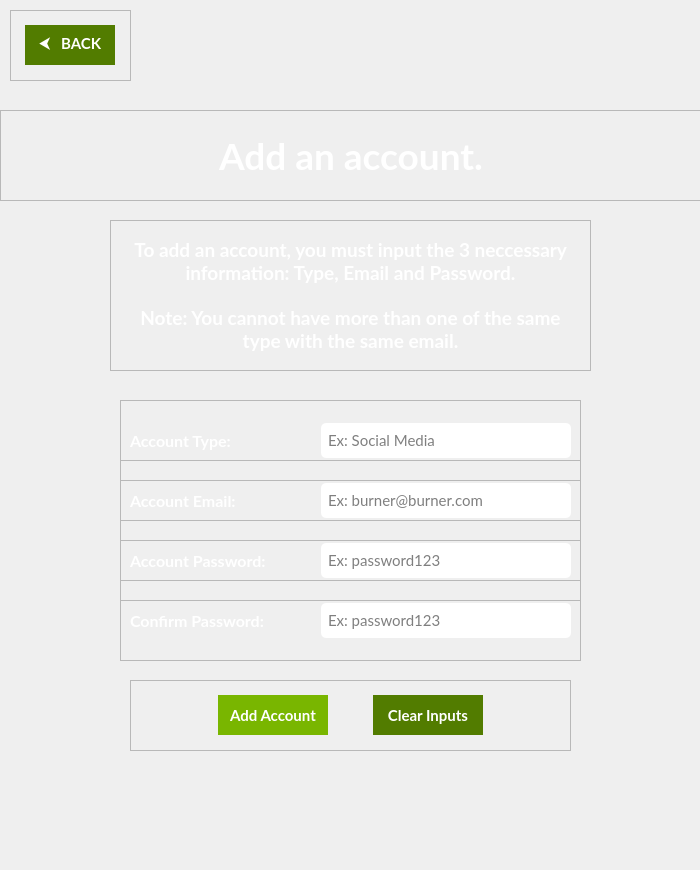
<?xml version="1.0" encoding="UTF-8"?>
<ui version="4.0">
 <class>AddAccountWindow</class>
 <widget class="QMainWindow" name="AddAccountWindow">
  <property name="geometry">
   <rect>
    <x>0</x>
    <y>0</y>
    <width>700</width>
    <height>870</height>
   </rect>
  </property>
  <property name="minimumSize">
   <size>
    <width>700</width>
    <height>870</height>
   </size>
  </property>
  <property name="maximumSize">
   <size>
    <width>700</width>
    <height>870</height>
   </size>
  </property>
  <property name="windowTitle">
   <string>AccountGuard - Add Account Window</string>
  </property>
  <property name="windowIcon">
   <iconset resource="../assets/qrc/app-icon.qrc">
    <normaloff>:/newPrefix/imgs/lock-logo.ico</normaloff>:/newPrefix/imgs/lock-logo.ico</iconset>
  </property>
  <property name="styleSheet">
   <string notr="true">border-image: url(:/newPrefix/imgs/bg.png);</string>
  </property>
  <widget class="QWidget" name="centralwidget">
   <widget class="QFrame" name="addAccountWindow_BackBtnFrame">
    <property name="geometry">
     <rect>
      <x>10</x>
      <y>10</y>
      <width>121</width>
      <height>71</height>
     </rect>
    </property>
    <property name="styleSheet">
     <string notr="true">QFrame {
	background-color: none;
	border-image: none;
}</string>
    </property>
    <property name="frameShape">
     <enum>QFrame::StyledPanel</enum>
    </property>
    <property name="frameShadow">
     <enum>QFrame::Raised</enum>
    </property>
    <layout class="QHBoxLayout" name="horizontalLayout_2">
     <item>
      <layout class="QHBoxLayout" name="horizontalLayout">
       <item>
        <widget class="QPushButton" name="addAccountWindow_BackBtn">
         <property name="minimumSize">
          <size>
           <width>90</width>
           <height>40</height>
          </size>
         </property>
         <property name="maximumSize">
          <size>
           <width>80</width>
           <height>16777215</height>
          </size>
         </property>
         <property name="font">
          <font>
           <family>Lato</family>
           <pointsize>11</pointsize>
           <weight>75</weight>
           <bold>true</bold>
          </font>
         </property>
         <property name="cursor">
          <cursorShape>PointingHandCursor</cursorShape>
         </property>
         <property name="styleSheet">
          <string notr="true">QPushButton {
	background-color: #527C00;
	border-image: none;
	border: none;
	color: white;
}

QPushButton::hover {
	background-color: #335413;
}</string>
         </property>
         <property name="text">
          <string>  ⮜   BACK  </string>
         </property>
        </widget>
       </item>
      </layout>
     </item>
    </layout>
   </widget>
   <widget class="QFrame" name="addAccountWindow_HeadingFrame">
    <property name="geometry">
     <rect>
      <x>0</x>
      <y>110</y>
      <width>701</width>
      <height>91</height>
     </rect>
    </property>
    <property name="styleSheet">
     <string notr="true">QFrame {
	border-image: none;
	background-color: none;
}</string>
    </property>
    <property name="frameShape">
     <enum>QFrame::StyledPanel</enum>
    </property>
    <property name="frameShadow">
     <enum>QFrame::Raised</enum>
    </property>
    <layout class="QHBoxLayout" name="horizontalLayout_4">
     <item>
      <layout class="QHBoxLayout" name="horizontalLayout_3">
       <item>
        <spacer name="horizontalSpacer">
         <property name="orientation">
          <enum>Qt::Horizontal</enum>
         </property>
         <property name="sizeHint" stdset="0">
          <size>
           <width>40</width>
           <height>20</height>
          </size>
         </property>
        </spacer>
       </item>
       <item>
        <widget class="QLabel" name="addAccountWindow_HeadingLabel">
         <property name="font">
          <font>
           <family>Lato</family>
           <pointsize>28</pointsize>
           <weight>75</weight>
           <bold>true</bold>
          </font>
         </property>
         <property name="styleSheet">
          <string notr="true">QLabel {
	color: white;
}</string>
         </property>
         <property name="text">
          <string>Add an account.</string>
         </property>
         <property name="alignment">
          <set>Qt::AlignCenter</set>
         </property>
        </widget>
       </item>
       <item>
        <spacer name="horizontalSpacer_2">
         <property name="orientation">
          <enum>Qt::Horizontal</enum>
         </property>
         <property name="sizeHint" stdset="0">
          <size>
           <width>40</width>
           <height>20</height>
          </size>
         </property>
        </spacer>
       </item>
      </layout>
     </item>
    </layout>
   </widget>
   <widget class="QFrame" name="addAccountWindow_TextFrame">
    <property name="geometry">
     <rect>
      <x>110</x>
      <y>220</y>
      <width>481</width>
      <height>151</height>
     </rect>
    </property>
    <property name="styleSheet">
     <string notr="true">QFrame {
	border-image: none;
	background-color: none;
}</string>
    </property>
    <property name="frameShape">
     <enum>QFrame::StyledPanel</enum>
    </property>
    <property name="frameShadow">
     <enum>QFrame::Raised</enum>
    </property>
    <layout class="QVBoxLayout" name="verticalLayout_2">
     <item>
      <layout class="QVBoxLayout" name="verticalLayout">
       <item>
        <spacer name="verticalSpacer_2">
         <property name="orientation">
          <enum>Qt::Vertical</enum>
         </property>
         <property name="sizeHint" stdset="0">
          <size>
           <width>20</width>
           <height>40</height>
          </size>
         </property>
        </spacer>
       </item>
       <item>
        <widget class="QLabel" name="addAccountWindow_TextLabel1">
         <property name="font">
          <font>
           <family>Lato</family>
           <pointsize>14</pointsize>
           <weight>75</weight>
           <bold>true</bold>
          </font>
         </property>
         <property name="styleSheet">
          <string notr="true">QLabel {
	color: white;
}</string>
         </property>
         <property name="text">
          <string>To add an account, you must input the 3 neccessary information: Type, Email and Password.</string>
         </property>
         <property name="alignment">
          <set>Qt::AlignCenter</set>
         </property>
         <property name="wordWrap">
          <bool>true</bool>
         </property>
        </widget>
       </item>
       <item>
        <spacer name="verticalSpacer_3">
         <property name="orientation">
          <enum>Qt::Vertical</enum>
         </property>
         <property name="sizeHint" stdset="0">
          <size>
           <width>20</width>
           <height>40</height>
          </size>
         </property>
        </spacer>
       </item>
       <item>
        <spacer name="verticalSpacer_4">
         <property name="orientation">
          <enum>Qt::Vertical</enum>
         </property>
         <property name="sizeHint" stdset="0">
          <size>
           <width>20</width>
           <height>40</height>
          </size>
         </property>
        </spacer>
       </item>
       <item>
        <widget class="QLabel" name="addAccountWindow_TextLabel2">
         <property name="font">
          <font>
           <family>Lato</family>
           <pointsize>14</pointsize>
           <weight>75</weight>
           <bold>true</bold>
          </font>
         </property>
         <property name="styleSheet">
          <string notr="true">QLabel {
	color: white;
}</string>
         </property>
         <property name="text">
          <string>Note: You cannot have more than one of the same type with the same email.</string>
         </property>
         <property name="alignment">
          <set>Qt::AlignCenter</set>
         </property>
         <property name="wordWrap">
          <bool>true</bool>
         </property>
        </widget>
       </item>
       <item>
        <spacer name="verticalSpacer">
         <property name="orientation">
          <enum>Qt::Vertical</enum>
         </property>
         <property name="sizeHint" stdset="0">
          <size>
           <width>20</width>
           <height>40</height>
          </size>
         </property>
        </spacer>
       </item>
      </layout>
     </item>
    </layout>
   </widget>
   <widget class="QFrame" name="addAccountWindow_InputFrame2">
    <property name="geometry">
     <rect>
      <x>120</x>
      <y>460</y>
      <width>461</width>
      <height>81</height>
     </rect>
    </property>
    <property name="styleSheet">
     <string notr="true">QFrame {
	border-image: none;
	background-color: none;
}</string>
    </property>
    <property name="frameShape">
     <enum>QFrame::StyledPanel</enum>
    </property>
    <property name="frameShadow">
     <enum>QFrame::Raised</enum>
    </property>
    <layout class="QHBoxLayout" name="horizontalLayout_8">
     <item>
      <layout class="QHBoxLayout" name="horizontalLayout_7">
       <item>
        <widget class="QLabel" name="addAccountWindow_InputLabel2">
         <property name="font">
          <font>
           <family>Lato</family>
           <pointsize>12</pointsize>
           <weight>75</weight>
           <bold>true</bold>
          </font>
         </property>
         <property name="styleSheet">
          <string notr="true">QLabel {
	color: white;
}</string>
         </property>
         <property name="text">
          <string>Account Email:</string>
         </property>
        </widget>
       </item>
       <item>
        <spacer name="horizontalSpacer_4">
         <property name="orientation">
          <enum>Qt::Horizontal</enum>
         </property>
         <property name="sizeHint" stdset="0">
          <size>
           <width>40</width>
           <height>20</height>
          </size>
         </property>
        </spacer>
       </item>
       <item>
        <widget class="QLineEdit" name="addAccountWindow_AccountEmailLE">
         <property name="minimumSize">
          <size>
           <width>250</width>
           <height>35</height>
          </size>
         </property>
         <property name="maximumSize">
          <size>
           <width>250</width>
           <height>35</height>
          </size>
         </property>
         <property name="font">
          <font>
           <family>Lato</family>
           <pointsize>11</pointsize>
          </font>
         </property>
         <property name="styleSheet">
          <string notr="true">QLineEdit {
	border-image: none;
	background-color: white;
	padding-left: 5px;
	padding-right: 5px;
	border: none;
	border-radius: 5px;
}</string>
         </property>
         <property name="text">
          <string/>
         </property>
         <property name="placeholderText">
          <string>Ex: burner@burner.com</string>
         </property>
        </widget>
       </item>
      </layout>
     </item>
    </layout>
   </widget>
   <widget class="QFrame" name="addAccountWindow_InputFrame1">
    <property name="geometry">
     <rect>
      <x>120</x>
      <y>400</y>
      <width>461</width>
      <height>81</height>
     </rect>
    </property>
    <property name="styleSheet">
     <string notr="true">QFrame {
	border-image: none;
	background-color: none;
}</string>
    </property>
    <property name="frameShape">
     <enum>QFrame::StyledPanel</enum>
    </property>
    <property name="frameShadow">
     <enum>QFrame::Raised</enum>
    </property>
    <layout class="QHBoxLayout" name="horizontalLayout_6">
     <item>
      <layout class="QHBoxLayout" name="horizontalLayout_5">
       <item>
        <widget class="QLabel" name="addAccountWindow_InputLabel1">
         <property name="font">
          <font>
           <family>Lato</family>
           <pointsize>12</pointsize>
           <weight>75</weight>
           <bold>true</bold>
          </font>
         </property>
         <property name="styleSheet">
          <string notr="true">QLabel {
	color: white;
}</string>
         </property>
         <property name="text">
          <string>Account Type:</string>
         </property>
        </widget>
       </item>
       <item>
        <spacer name="horizontalSpacer_3">
         <property name="orientation">
          <enum>Qt::Horizontal</enum>
         </property>
         <property name="sizeHint" stdset="0">
          <size>
           <width>40</width>
           <height>20</height>
          </size>
         </property>
        </spacer>
       </item>
       <item>
        <widget class="QLineEdit" name="addAccountWindow_AccountTypeLE">
         <property name="minimumSize">
          <size>
           <width>250</width>
           <height>35</height>
          </size>
         </property>
         <property name="maximumSize">
          <size>
           <width>250</width>
           <height>35</height>
          </size>
         </property>
         <property name="font">
          <font>
           <family>Lato</family>
           <pointsize>11</pointsize>
          </font>
         </property>
         <property name="styleSheet">
          <string notr="true">QLineEdit {
	border-image: none;
	background-color: white;
	padding-left: 5px;
	padding-right: 5px;
	border: none;
	border-radius: 5px;
}</string>
         </property>
         <property name="text">
          <string/>
         </property>
         <property name="placeholderText">
          <string>Ex: Social Media</string>
         </property>
        </widget>
       </item>
      </layout>
     </item>
    </layout>
   </widget>
   <widget class="QFrame" name="addAccountWindow_InputFrame3">
    <property name="geometry">
     <rect>
      <x>120</x>
      <y>520</y>
      <width>461</width>
      <height>81</height>
     </rect>
    </property>
    <property name="styleSheet">
     <string notr="true">QFrame {
	border-image: none;
	background-color: none;
}</string>
    </property>
    <property name="frameShape">
     <enum>QFrame::StyledPanel</enum>
    </property>
    <property name="frameShadow">
     <enum>QFrame::Raised</enum>
    </property>
    <layout class="QHBoxLayout" name="horizontalLayout_10">
     <item>
      <layout class="QHBoxLayout" name="horizontalLayout_9">
       <item>
        <widget class="QLabel" name="addAccountWindow_InputLabel3">
         <property name="font">
          <font>
           <family>Lato</family>
           <pointsize>12</pointsize>
           <weight>75</weight>
           <bold>true</bold>
          </font>
         </property>
         <property name="styleSheet">
          <string notr="true">QLabel {
	color: white;
}</string>
         </property>
         <property name="text">
          <string>Account Password:</string>
         </property>
        </widget>
       </item>
       <item>
        <spacer name="horizontalSpacer_5">
         <property name="orientation">
          <enum>Qt::Horizontal</enum>
         </property>
         <property name="sizeHint" stdset="0">
          <size>
           <width>40</width>
           <height>20</height>
          </size>
         </property>
        </spacer>
       </item>
       <item>
        <widget class="QLineEdit" name="addAccountWindow_AccountPasswordLE">
         <property name="minimumSize">
          <size>
           <width>250</width>
           <height>35</height>
          </size>
         </property>
         <property name="maximumSize">
          <size>
           <width>250</width>
           <height>35</height>
          </size>
         </property>
         <property name="font">
          <font>
           <family>Lato</family>
           <pointsize>11</pointsize>
          </font>
         </property>
         <property name="styleSheet">
          <string notr="true">QLineEdit {
	border-image: none;
	background-color: white;
	padding-left: 5px;
	padding-right: 5px;
	border: none;
	border-radius: 5px;
}</string>
         </property>
         <property name="text">
          <string/>
         </property>
         <property name="placeholderText">
          <string>Ex: password123</string>
         </property>
        </widget>
       </item>
      </layout>
     </item>
    </layout>
   </widget>
   <widget class="QFrame" name="addAccountWindow_InputFrame4">
    <property name="geometry">
     <rect>
      <x>120</x>
      <y>580</y>
      <width>461</width>
      <height>81</height>
     </rect>
    </property>
    <property name="styleSheet">
     <string notr="true">QFrame {
	border-image: none;
	background-color: none;
}</string>
    </property>
    <property name="frameShape">
     <enum>QFrame::StyledPanel</enum>
    </property>
    <property name="frameShadow">
     <enum>QFrame::Raised</enum>
    </property>
    <layout class="QHBoxLayout" name="horizontalLayout_12">
     <item>
      <layout class="QHBoxLayout" name="horizontalLayout_11">
       <item>
        <widget class="QLabel" name="addAccountWindow_InputLabel4">
         <property name="font">
          <font>
           <family>Lato</family>
           <pointsize>12</pointsize>
           <weight>75</weight>
           <bold>true</bold>
          </font>
         </property>
         <property name="styleSheet">
          <string notr="true">QLabel {
	color: white;
}</string>
         </property>
         <property name="text">
          <string>Confirm Password:</string>
         </property>
        </widget>
       </item>
       <item>
        <spacer name="horizontalSpacer_6">
         <property name="orientation">
          <enum>Qt::Horizontal</enum>
         </property>
         <property name="sizeHint" stdset="0">
          <size>
           <width>40</width>
           <height>20</height>
          </size>
         </property>
        </spacer>
       </item>
       <item>
        <widget class="QLineEdit" name="addAccountWindow_AccountConfirmPasswordLE">
         <property name="minimumSize">
          <size>
           <width>250</width>
           <height>35</height>
          </size>
         </property>
         <property name="maximumSize">
          <size>
           <width>250</width>
           <height>35</height>
          </size>
         </property>
         <property name="font">
          <font>
           <family>Lato</family>
           <pointsize>11</pointsize>
          </font>
         </property>
         <property name="styleSheet">
          <string notr="true">QLineEdit {
	border-image: none;
	background-color: white;
	padding-left: 5px;
	padding-right: 5px;
	border: none;
	border-radius: 5px;
}</string>
         </property>
         <property name="text">
          <string/>
         </property>
         <property name="placeholderText">
          <string>Ex: password123</string>
         </property>
        </widget>
       </item>
      </layout>
     </item>
    </layout>
   </widget>
   <widget class="QFrame" name="addAccountWindow_BtnsFrame">
    <property name="geometry">
     <rect>
      <x>130</x>
      <y>680</y>
      <width>441</width>
      <height>71</height>
     </rect>
    </property>
    <property name="styleSheet">
     <string notr="true">QFrame {
	border-image: none;
	background-color: none;
}</string>
    </property>
    <property name="frameShape">
     <enum>QFrame::StyledPanel</enum>
    </property>
    <property name="frameShadow">
     <enum>QFrame::Raised</enum>
    </property>
    <layout class="QHBoxLayout" name="horizontalLayout_14">
     <item>
      <layout class="QHBoxLayout" name="horizontalLayout_13">
       <item>
        <spacer name="horizontalSpacer_10">
         <property name="orientation">
          <enum>Qt::Horizontal</enum>
         </property>
         <property name="sizeHint" stdset="0">
          <size>
           <width>40</width>
           <height>20</height>
          </size>
         </property>
        </spacer>
       </item>
       <item>
        <spacer name="horizontalSpacer_7">
         <property name="orientation">
          <enum>Qt::Horizontal</enum>
         </property>
         <property name="sizeHint" stdset="0">
          <size>
           <width>40</width>
           <height>20</height>
          </size>
         </property>
        </spacer>
       </item>
       <item>
        <widget class="QPushButton" name="addAccountWindow_AddAccountBtn">
         <property name="minimumSize">
          <size>
           <width>110</width>
           <height>40</height>
          </size>
         </property>
         <property name="maximumSize">
          <size>
           <width>110</width>
           <height>40</height>
          </size>
         </property>
         <property name="font">
          <font>
           <family>Lato</family>
           <pointsize>11</pointsize>
           <weight>75</weight>
           <bold>true</bold>
          </font>
         </property>
         <property name="cursor">
          <cursorShape>PointingHandCursor</cursorShape>
         </property>
         <property name="styleSheet">
          <string notr="true">QPushButton {
	background-color: #79B600;
	border-image: none;
	border: none;
	color: white;
}

QPushButton::hover {
	background-color: #527C00;
}</string>
         </property>
         <property name="text">
          <string>Add Account</string>
         </property>
        </widget>
       </item>
       <item>
        <spacer name="horizontalSpacer_8">
         <property name="orientation">
          <enum>Qt::Horizontal</enum>
         </property>
         <property name="sizeHint" stdset="0">
          <size>
           <width>40</width>
           <height>20</height>
          </size>
         </property>
        </spacer>
       </item>
       <item>
        <widget class="QPushButton" name="addAccountWindow_ClearInputsBtn">
         <property name="minimumSize">
          <size>
           <width>110</width>
           <height>40</height>
          </size>
         </property>
         <property name="maximumSize">
          <size>
           <width>110</width>
           <height>40</height>
          </size>
         </property>
         <property name="font">
          <font>
           <family>Lato</family>
           <pointsize>11</pointsize>
           <weight>75</weight>
           <bold>true</bold>
          </font>
         </property>
         <property name="cursor">
          <cursorShape>PointingHandCursor</cursorShape>
         </property>
         <property name="styleSheet">
          <string notr="true">QPushButton {
	background-color: #527C00;
	border-image: none;
	border: none;
	color: white;
}

QPushButton::hover {
	background-color: #335413;
}</string>
         </property>
         <property name="text">
          <string>Clear Inputs</string>
         </property>
        </widget>
       </item>
       <item>
        <spacer name="horizontalSpacer_9">
         <property name="orientation">
          <enum>Qt::Horizontal</enum>
         </property>
         <property name="sizeHint" stdset="0">
          <size>
           <width>40</width>
           <height>20</height>
          </size>
         </property>
        </spacer>
       </item>
       <item>
        <spacer name="horizontalSpacer_11">
         <property name="orientation">
          <enum>Qt::Horizontal</enum>
         </property>
         <property name="sizeHint" stdset="0">
          <size>
           <width>40</width>
           <height>20</height>
          </size>
         </property>
        </spacer>
       </item>
      </layout>
     </item>
    </layout>
   </widget>
   <widget class="QLabel" name="addAccountWindow_EmailTypeInUseLabel">
    <property name="geometry">
     <rect>
      <x>140</x>
      <y>780</y>
      <width>421</width>
      <height>0</height>
     </rect>
    </property>
    <property name="minimumSize">
     <size>
      <width>0</width>
      <height>0</height>
     </size>
    </property>
    <property name="maximumSize">
     <size>
      <width>16777215</width>
      <height>0</height>
     </size>
    </property>
    <property name="font">
     <font>
      <family>Lato</family>
      <pointsize>11</pointsize>
      <weight>75</weight>
      <bold>true</bold>
     </font>
    </property>
    <property name="styleSheet">
     <string notr="true">QLabel {
	background-color: none;
	border-image: none;
	color: red;
}</string>
    </property>
    <property name="text">
     <string>Error: That email and type is already in use.</string>
    </property>
    <property name="alignment">
     <set>Qt::AlignCenter</set>
    </property>
   </widget>
   <widget class="QLabel" name="addAccountWindow_EmptyFieldsErrorLabel">
    <property name="geometry">
     <rect>
      <x>140</x>
      <y>780</y>
      <width>421</width>
      <height>0</height>
     </rect>
    </property>
    <property name="minimumSize">
     <size>
      <width>0</width>
      <height>0</height>
     </size>
    </property>
    <property name="maximumSize">
     <size>
      <width>16777215</width>
      <height>0</height>
     </size>
    </property>
    <property name="font">
     <font>
      <family>Lato</family>
      <pointsize>11</pointsize>
      <weight>75</weight>
      <bold>true</bold>
     </font>
    </property>
    <property name="styleSheet">
     <string notr="true">QLabel {
	background-color: none;
	border-image: none;
	color: red;
}</string>
    </property>
    <property name="text">
     <string>Error: One or more inputs are empty.</string>
    </property>
    <property name="alignment">
     <set>Qt::AlignCenter</set>
    </property>
   </widget>
   <widget class="QLabel" name="addAccountWindow_InvalidEmailLabel">
    <property name="geometry">
     <rect>
      <x>140</x>
      <y>780</y>
      <width>421</width>
      <height>0</height>
     </rect>
    </property>
    <property name="minimumSize">
     <size>
      <width>0</width>
      <height>0</height>
     </size>
    </property>
    <property name="maximumSize">
     <size>
      <width>16777215</width>
      <height>0</height>
     </size>
    </property>
    <property name="font">
     <font>
      <family>Lato</family>
      <pointsize>11</pointsize>
      <weight>75</weight>
      <bold>true</bold>
     </font>
    </property>
    <property name="styleSheet">
     <string notr="true">QLabel {
	background-color: none;
	border-image: none;
	color: red;
}</string>
    </property>
    <property name="text">
     <string>Error: That email address is invalid.</string>
    </property>
    <property name="alignment">
     <set>Qt::AlignCenter</set>
    </property>
   </widget>
   <widget class="QLabel" name="addAccountWindow_AccountAddedLabel">
    <property name="geometry">
     <rect>
      <x>130</x>
      <y>780</y>
      <width>421</width>
      <height>0</height>
     </rect>
    </property>
    <property name="minimumSize">
     <size>
      <width>0</width>
      <height>0</height>
     </size>
    </property>
    <property name="maximumSize">
     <size>
      <width>16777215</width>
      <height>0</height>
     </size>
    </property>
    <property name="font">
     <font>
      <family>Lato</family>
      <pointsize>11</pointsize>
      <weight>75</weight>
      <bold>true</bold>
     </font>
    </property>
    <property name="styleSheet">
     <string notr="true">QLabel {
	background-color: none;
	border-image: none;
	color: rgb(0, 255, 0)
}</string>
    </property>
    <property name="text">
     <string>Account was added successfully!</string>
    </property>
    <property name="alignment">
     <set>Qt::AlignCenter</set>
    </property>
   </widget>
   <widget class="QLabel" name="addAccountWindow_InputsCannotStartWithSpaceLabel">
    <property name="geometry">
     <rect>
      <x>130</x>
      <y>780</y>
      <width>421</width>
      <height>0</height>
     </rect>
    </property>
    <property name="minimumSize">
     <size>
      <width>0</width>
      <height>0</height>
     </size>
    </property>
    <property name="maximumSize">
     <size>
      <width>16777215</width>
      <height>0</height>
     </size>
    </property>
    <property name="font">
     <font>
      <family>Lato</family>
      <pointsize>11</pointsize>
      <weight>75</weight>
      <bold>true</bold>
     </font>
    </property>
    <property name="styleSheet">
     <string notr="true">QLabel {
	background-color: none;
	border-image: none;
	color: red;
}</string>
    </property>
    <property name="text">
     <string>Error: Inputs cannot start with a space.</string>
    </property>
    <property name="alignment">
     <set>Qt::AlignCenter</set>
    </property>
   </widget>
   <widget class="QLabel" name="addAccountWindow_PasswordsNotMatchLabel">
    <property name="geometry">
     <rect>
      <x>140</x>
      <y>780</y>
      <width>421</width>
      <height>0</height>
     </rect>
    </property>
    <property name="minimumSize">
     <size>
      <width>0</width>
      <height>0</height>
     </size>
    </property>
    <property name="maximumSize">
     <size>
      <width>16777215</width>
      <height>0</height>
     </size>
    </property>
    <property name="font">
     <font>
      <family>Lato</family>
      <pointsize>11</pointsize>
      <weight>75</weight>
      <bold>true</bold>
     </font>
    </property>
    <property name="styleSheet">
     <string notr="true">QLabel {
	background-color: none;
	border-image: none;
	color: red;
}</string>
    </property>
    <property name="text">
     <string>Error: The passwords do not match.</string>
    </property>
    <property name="alignment">
     <set>Qt::AlignCenter</set>
    </property>
   </widget>
  </widget>
 </widget>
 <tabstops>
  <tabstop>addAccountWindow_BackBtn</tabstop>
  <tabstop>addAccountWindow_AccountTypeLE</tabstop>
  <tabstop>addAccountWindow_AccountEmailLE</tabstop>
  <tabstop>addAccountWindow_AccountPasswordLE</tabstop>
  <tabstop>addAccountWindow_AccountConfirmPasswordLE</tabstop>
  <tabstop>addAccountWindow_AddAccountBtn</tabstop>
  <tabstop>addAccountWindow_ClearInputsBtn</tabstop>
 </tabstops>
 <resources>
  <include location="../assets/qrc/background-gradient.qrc"/>
  <include location="../assets/qrc/app-icon.qrc"/>
 </resources>
 <connections/>
</ui>
